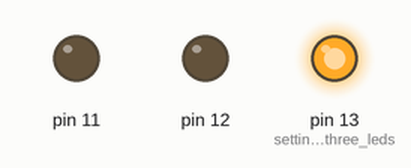
This sketch was run on a simulated Arduino Uno, built with avr-gcc and run on an emulated ATmega328P. On the bench: output pins drawn as LEDs (lit = HIGH).

Above: at 0.5 s.
At 1.5 s:
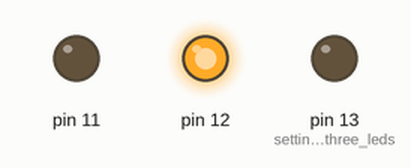
At 5.5 s:
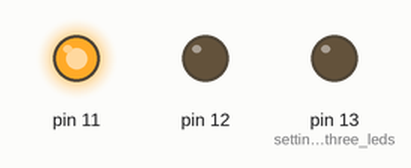
Timing chart, 0 to 6.9 s (numbered marks = the images above):
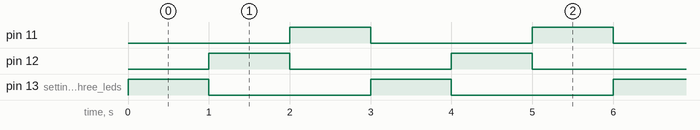

The sketch:

dkuzmy3Lab1.ino
```cpp
/*  Dmytro Kuzmyk,
 *  UIN 670920511
 *  NetID Dkuzmy3
 *  Lab 1 - Blink
 *  The code is supposed to cycle through 3 leds, one of which is the onboard led (led 13).
 *  The code has been set up with a delay of 1 second on the pins 13, 12 and 11.
 *  Led 13 has to not be connected to anything, it triggers the internal LED
 *  Led 12 to be connected to a red led, led 11 to a green led.
 */

void setup() {
  // put your setup code here, to run once:
  pinMode(13, OUTPUT);  // setting up the three leds to be usable by the arduino
  pinMode(12, OUTPUT);
  pinMode(11, OUTPUT);

}

void loop() {
  // put your main code here, to run repeatedly:
  digitalWrite(13, HIGH);   // powering led 13, which is the onboard led
  delay(1000);              // wait for 1 second, the led is still on
  digitalWrite(13, LOW);    // turn off the on board led
  digitalWrite(12, HIGH);   // turn on the red led
  delay(1000);              // wait for 1 second
  digitalWrite(12, LOW);    // turn off the red led
  digitalWrite(11, HIGH);   // turn on the green led
  delay(1000);              // wait for 1 second
  digitalWrite(11, LOW);    // turn off gree led
                            // repeat
}
```

Measured:
- by itself, pin 11, pin 12, pin 13 (setting_up_the_three_leds): alternates HIGH for 1.0 s and LOW for 2.0 s
- by itself, everything shown: repeats every 3.0 s, in 4 steps
